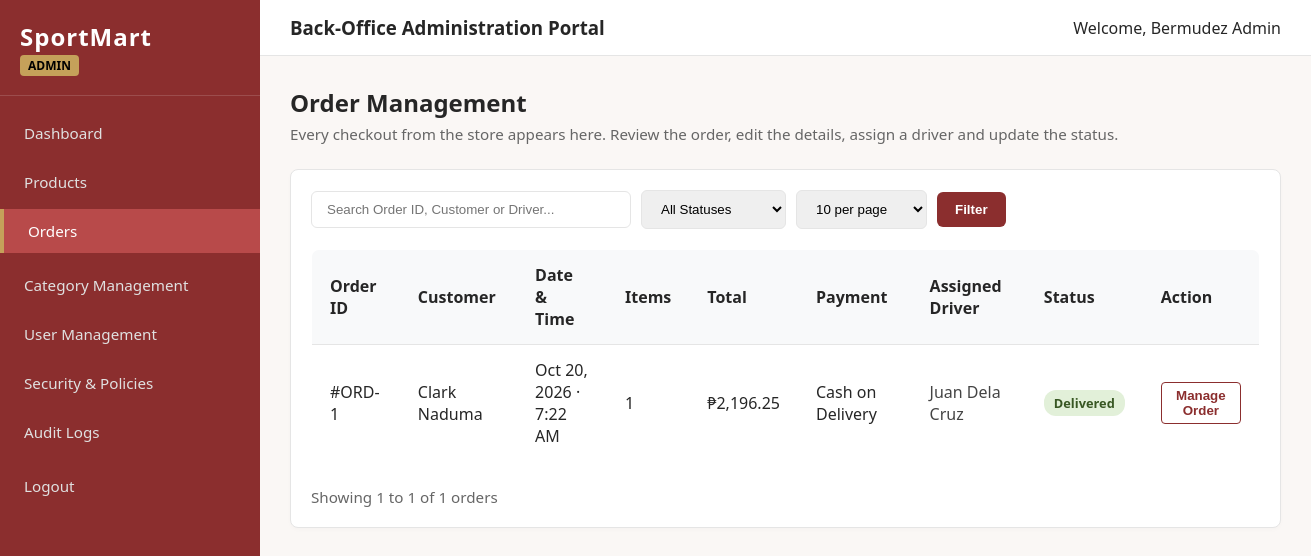
The app's page /admin/orders.php (signed in), older data.
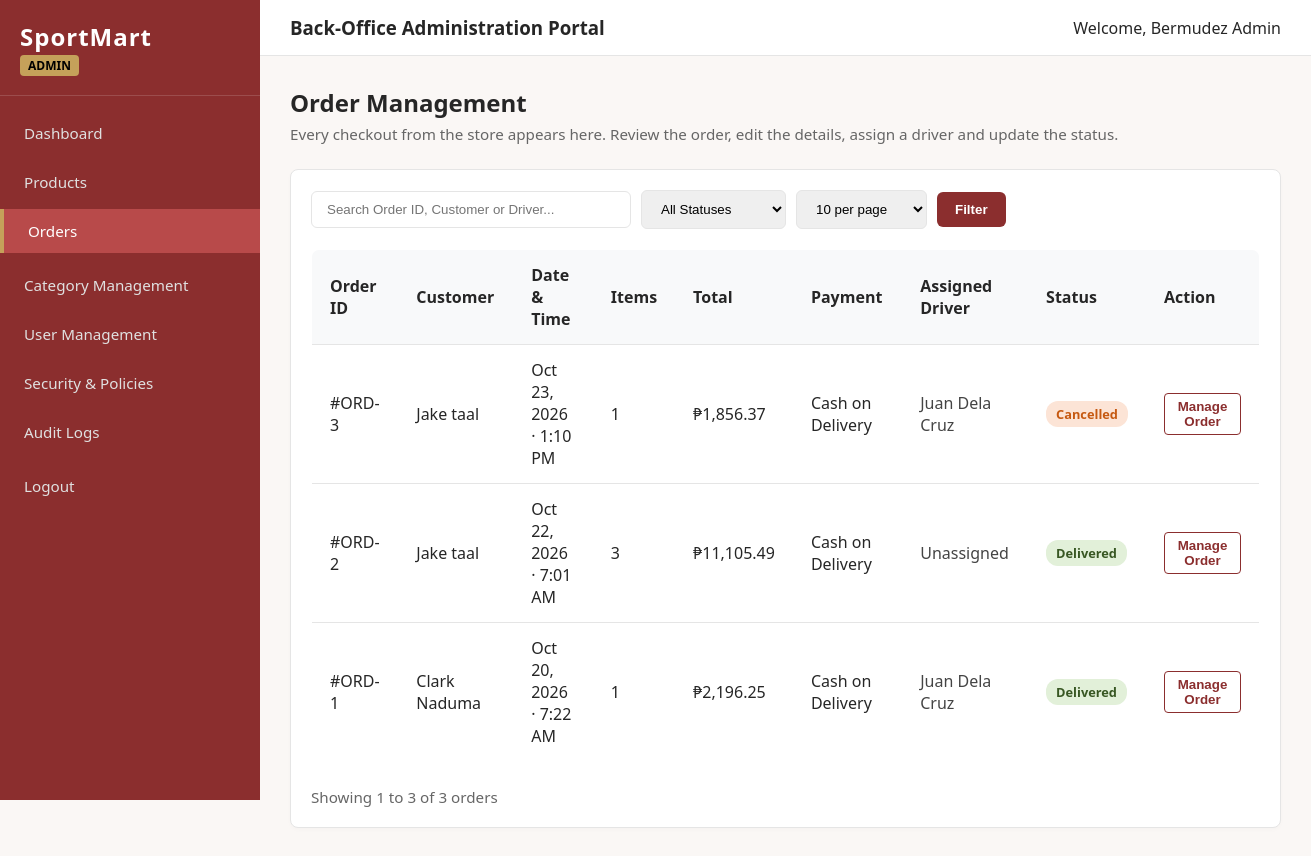
The same page, newer data.
### tables this page shows
CREATE TABLE `orders` (
  `order_id` int(10) UNSIGNED NOT NULL,
  `user_id` int(10) UNSIGNED NOT NULL,
  `driver_id` int(10) UNSIGNED DEFAULT NULL,
  `total_amount` decimal(10,2) NOT NULL,
  `payment_method` enum('COD','GCash','Credit Card','Bank Transfer') NOT NULL,
  `status` enum('Pending','Processing','Shipped','Out for Delivery','Delivered','Cancelled') NOT NULL DEFAULT 'Pending',
  `shipping_address` varchar(255) NOT NULL,
  `contact_number` varchar(30) DEFAULT NULL,
  `order_notes` varchar(255) DEFAULT NULL,
  `created_at` timestamp NOT NULL DEFAULT current_timestamp(),
  `updated_at` timestamp NOT NULL DEFAULT current_timestamp() ON UPDATE current_timestamp()
);

### admin/orders.php (the view, shortened to what this page needs)
<?php
require_once __DIR__ . '/../includes/db.php';
$perPage = isset($_GET['per_page']) && in_array((int) $_GET['per_page'], [10, 25, 50, 100], true) ? (int) $_GET['per_page'] : 10;
$currentPage = isset($_GET['p']) && (int) $_GET['p'] > 0 ? (int) $_GET['p'] : 1;
$search = trim($_GET['search'] ?? '');
$whereClauses = [];
$params = [];
$whereSql = empty($whereClauses) ? '' : ' WHERE ' . implode(' AND ', $whereClauses);
$countStmt = $pdo->prepare(
    "SELECT COUNT(*) FROM orders o
     LEFT JOIN users u ON o.user_id = u.user_id
     LEFT JOIN users d ON o.driver_id = d.user_id" . $whereSql
);
$countStmt->execute($params);
$totalOrders = (int) $countStmt->fetchColumn();
$totalPages = max(1, (int) ceil($totalOrders / $perPage));
$offset = ($currentPage - 1) * $perPage;
$stmt = $pdo->prepare(
    "SELECT o.*,
            COALESCE(u.full_name, 'Guest Customer') AS customer_name,
            u.phone AS customer_phone,
            COALESCE(d.full_name, 'Unassigned') AS driver_name
     FROM orders o
     LEFT JOIN users u ON o.user_id = u.user_id
     LEFT JOIN users d ON o.driver_id = d.user_id
     {$whereSql}
     ORDER BY o.order_id DESC
     LIMIT {$perPage} OFFSET {$offset}"
);
$stmt->execute($params);
$orders = $stmt->fetchAll();
$itemsByOrder = [];
$orderIds = array_map('intval', array_column($orders, 'order_id'));
if (!empty($orderIds)) {
    $inClause = implode(',', array_fill(0, count($orderIds), '?'));
    $itemsStmt = $pdo->prepare(
        "SELECT oi.order_id, oi.quantity, oi.price_at_purchase,
                COALESCE(p.name, 'Unknown Product') AS product_name
         FROM order_items oi
         LEFT JOIN products p ON oi.product_id = p.product_id
         WHERE oi.order_id IN ({$inClause})
         ORDER BY oi.order_item_id ASC"
    );
    $itemsStmt->execute($orderIds);
    foreach ($itemsStmt->fetchAll() as $item) {
        $itemsByOrder[(int) $item['order_id']][] = [
            'name'     => $item['product_name'],
            'quantity' => (int) $item['quantity'],
            'price'    => (float) $item['price_at_purchase'],
        ];
    }
}
$orderData = [];
foreach ($orders as $order) {
    $id = (int) $order['order_id'];
    $items = $itemsByOrder[$id] ?? [];
    $subtotal = 0;
    $qty = 0;
    foreach ($items as $it) {
        $subtotal += $it['price'] * $it['quantity'];
        $qty += $it['quantity'];
    }
    $total = (float) $order['total_amount'];
    $orderData[$id] = [
        'id'        => $id,
        'customer'  => $order['customer_name'],
        'placed'    => date('M j, Y · g:i A', strtotime($order['created_at'])),
        'payment'   => $order['payment_method'] === 'COD' ? 'Cash on Delivery' : $order['payment_method'],
        'status'    => $order['status'],
        'driver_id' => $order['driver_id'] !== null ? (int) $order['driver_id'] : '',
        'address'   => $order['shipping_address'],
        'contact'   => $order['contact_number'] ?? '',
        'phone'     => $order['customer_phone'] ?? '',
        'notes'     => $order['order_notes'] ?? '',
        'items'     => $items,
        'subtotal'  => round($subtotal, 2),
        'shipping'  => max(0, round($total - $subtotal, 2)),
        'total'     => $total,
        'qty'       => $qty,
    ];
}
include __DIR__ . '/includes/admin_header.php';
?>
<div class="page-header">
    <div>
        <h2>Order Management</h2>
        <p class="text-muted-sm">Every checkout from the store appears here. Review the order, edit the details, assign a driver and update the status.</p>
    </div>
</div>
<div class="admin-card">
    <form action="orders.php" method="GET" class="card-header-flex mb-20">
        <div style="display: flex; gap: 10px; flex-wrap: wrap; align-items: center; width: 100%;">
            <input
                type="text"
                name="search"
                class="table-search-lg"
                placeholder="Search Order ID, Customer or Driver..."
                value="<?php echo htmlspecialchars($search); ?>"
            >
            <select name="status" class="table-filter-lg" onchange="this.form.submit()">
                <option value="">All Statuses</option>
            </select>
            <select name="per_page" class="table-filter-lg" onchange="this.form.submit()">
                <?php foreach ([10, 25, 50, 100] as $pp): ?>
                    <option value="<?php echo $pp; ?>" <?php echo $perPage === $pp ? 'selected' : ''; ?>><?php echo $pp; ?> per page</option>
                <?php endforeach; ?>
            </select>
            <button type="submit" class="btn-primary">Filter</button>
        </div>
    </form>
    <table class="admin-table" id="ordersTable">
        <thead>
            <tr>
                <th>Order ID</th>
                <th>Customer</th>
                <th>Date &amp; Time</th>
                <th>Items</th>
                <th>Total</th>
                <th>Payment</th>
                <th>Assigned Driver</th>
                <th>Status</th>
                <th>Action</th>
            </tr>
        </thead>
        <tbody>
            <?php if (!empty($orders)): ?>
                <?php foreach ($orders as $order): ?>
                    <?php $d = $orderData[(int) $order['order_id']]; ?>
                    <tr class="order-row">
                        <td class="order-id">#ORD-<?php echo $d['id']; ?></td>
                        <td class="customer-name"><?php echo htmlspecialchars($d['customer']); ?></td>
                        <td><?php echo htmlspecialchars($d['placed']); ?></td>
                        <td><?php echo (int) $d['qty']; ?></td>
                        <td>₱<?php echo number_format($d['total'], 2); ?></td>
                        <td><?php echo htmlspecialchars($d['payment']); ?></td>
                        <td class="driver-name-text"><?php echo htmlspecialchars($order['driver_name']); ?></td>
                        <td class="order-status">
                            <span class="badge badge-<?php echo strtolower(str_replace(' ', '-', $order['status'])); ?>">
                                <?php echo htmlspecialchars($order['status']); ?>
                            </span>
                        </td>
                        <td>
                            <button
                                type="button"
                                class="btn-action"
                                data-order-id="<?php echo $d['id']; ?>"
                                onclick="smOpenOrder(this.dataset.orderId)"
                            >
                                Manage Order
                            </button>
                        </td>
                    </tr>
                <?php endforeach; ?>
            <?php else: ?>
                <tr>
                    <td colspan="9" class="table-empty-notice">No orders found matching criteria.</td>
                </tr>
            <?php endif; ?>
        </tbody>
    </table>
    <?php if ($totalPages > 1 || $totalOrders > 0): ?>
        <div style="display: flex; justify-content: space-between; align-items: center; margin-top: 20px; flex-wrap: wrap; gap: 10px;">
            <span class="text-muted-sm">Showing <?php echo $totalOrders > 0 ? $offset + 1 : 0; ?> to <?php echo min($offset + $perPage, $totalOrders); ?> of <?php echo $totalOrders; ?> orders</span>
        </div>
    <?php endif; ?>
</div>
<?php echo '</main></div></div></body></html>'; ?>

### admin/includes/admin_header.php (shortened to what this page needs)
<?php
$userName = $_SESSION['user_name'] ?? 'Developer';
?>
<!DOCTYPE html>
<html lang="en">
<head>
    <link rel="stylesheet" href="../assets/css/admin.css">
</head>
<body>
<div class="admin-container">
    <?php include __DIR__ . '/admin_sidebar.php'; ?>
    <div class="admin-main">
        <header class="admin-header">
            <div class="header-title">
                <h3>Back-Office Administration Portal</h3>
            </div>
            <div class="user-info">
                <span>Welcome, <?php echo htmlspecialchars($userName); ?></span>
            </div>
        </header>
        <main class="content-wrapper">

### admin/includes/admin_sidebar.php (shortened to what this page needs)
<?php
$currentPage = basename($_SERVER['PHP_SELF']);
$userRole = $_SESSION['user_role'] ?? 'Developer';
?>
<aside class="admin-sidebar">
    <div class="sidebar-brand">
        <h2>SportMart</h2>
        <span><?php echo strtoupper(htmlspecialchars($userRole)); ?></span>
    </div>
    <ul class="sidebar-menu">
        <li>
            <a href="index.php" class="<?php echo ($currentPage == 'index.php') ? 'active' : ''; ?>">
                Dashboard
            </a>
        </li>
        <li>
            <a href="products.php" class="<?php echo ($currentPage == 'products.php') ? 'active' : ''; ?>">
                Products
            </a>
        </li>
        <li>
            <a href="orders.php" class="<?php echo ($currentPage == 'orders.php') ? 'active' : ''; ?>">
                Orders
            </a>
        </li>
        <?php if (in_array($userRole, ['Admin', 'Developer'])): ?>
            <li>
                <a href="categories.php" class="<?php echo ($currentPage == 'categories.php') ? 'active' : ''; ?>">
                    Category Management
                </a>
            </li>
            <li>
                <a href="users.php" class="<?php echo ($currentPage == 'users.php') ? 'active' : ''; ?>">
                    User Management
                </a>
            </li>
            <li>
                <a href="security-settings.php" class="<?php echo ($currentPage == 'security-settings.php') ? 'active' : ''; ?>">
                    Security & Policies
                </a>
            </li>
            <li>
                <a href="audit-logs.php" class="<?php echo ($currentPage == 'audit-logs.php') ? 'active' : ''; ?>">
                    Audit Logs
                </a>
            </li>
        <?php endif; ?>
        <li>
            <a href="../pages/logout.php">
                Logout
            </a>
        </li>
    </ul>
</aside>

### assets/css/admin.css (style rules this page uses)
:root { --primary-dark-red: #8B2E2E; --secondary-red: #B84A4A; --accent-gold: #C5A15A; --bg-warm-white: #FAF7F5; --bg-card: #FFFFFF; --text-dark: #262626; --border-color: #E5E5E5; --sidebar-width: 260px; }
* { box-sizing: border-box; margin: 0; padding: 0; }
.admin-container { display: flex; min-height: 100vh; font-family: 'Segoe UI', Tahoma, Geneva, Verdana, sans-serif; background-color: var(--bg-warm-white); color: var(--text-dark); }
.admin-main { margin-left: var(--sidebar-width); flex: 1; display: flex; flex-direction: column; }
.content-wrapper { padding: 30px; }
.admin-sidebar { width: var(--sidebar-width); background-color: var(--primary-dark-red); color: #FFFFFF; display: flex; flex-direction: column; padding: 20px 0; position: fixed; height: 100vh; overflow-y: auto; z-index: 100; }
.sidebar-brand { padding: 0 20px 20px 20px; border-bottom: 1px solid rgba(255, 255, 255, 0.15); margin-bottom: 15px; }
.sidebar-brand h2 { font-size: 1.5rem; letter-spacing: 1px; }
.sidebar-brand span { font-size: 0.75rem; background-color: var(--accent-gold); color: #000; padding: 2px 8px; border-radius: 4px; font-weight: bold; }
.sidebar-menu { list-style: none; display: flex; flex-direction: column; gap: 5px; }
.sidebar-menu a { display: flex; align-items: center; padding: 12px 20px; color: #E0E0E0; text-decoration: none; font-size: 0.95rem; font-weight: 500; transition: all 0.25s ease-in-out; border-left: 4px solid transparent; }
.sidebar-menu a:hover, .sidebar-menu a.active { background-color: var(--secondary-red); color: #FFFFFF; padding-left: 24px; border-left-color: var(--accent-gold); }
.admin-header { background-color: var(--bg-card); padding: 15px 30px; border-bottom: 1px solid var(--border-color); display: flex; justify-content: space-between; align-items: center; }
.page-header { display: flex; justify-content: space-between; align-items: center; margin-bottom: 25px; }
.admin-card { background-color: var(--bg-card); padding: 20px; border-radius: 8px; border: 1px solid var(--border-color); box-shadow: 0 2px 4px rgba(0, 0, 0, 0.02); }
.admin-table { width: 100%; border-collapse: collapse; background-color: var(--bg-card); border-radius: 8px; overflow: hidden; border: 1px solid var(--border-color); }
.admin-table th, .admin-table td { padding: 14px 18px; text-align: left; border-bottom: 1px solid var(--border-color); }
.admin-table th { background-color: #F8F9FA; font-weight: 600; }
.badge { padding: 4px 10px; border-radius: 12px; font-size: 0.8rem; font-weight: bold; display: inline-block; }
.btn-primary { background-color: var(--primary-dark-red); color: #fff; padding: 10px 18px; text-decoration: none; border-radius: 6px; font-weight: 600; border: none; cursor: pointer; }
.btn-action { background-color: transparent; color: var(--primary-dark-red); border: 1px solid var(--primary-dark-red); padding: 5px 12px; border-radius: 4px; cursor: pointer; font-weight: 600; }
.badge-delivered { background-color: #E2F0D9; color: #385723; }
.badge-cancelled { background-color: #FCE4D6; color: #C65911; }
.text-muted-sm { color: #666; font-size: 0.95rem; margin-top: 5px; }
.card-header-flex { display: flex; justify-content: space-between; align-items: center; margin-bottom: 15px; }
.mb-20 { margin-bottom: 20px; }
.table-search-lg { padding: 10px 15px; border: 1px solid var(--border-color); border-radius: 6px; width: 320px; }
.table-filter-lg { padding: 10px 15px; border: 1px solid var(--border-color); border-radius: 6px; }
.driver-name-text { font-weight: 500; color: #444; }

Row changes from the older to the newer data that the page shows:
added orders: order_id "3", customer "Jake taal", order_id "Oct 23, 2026 · 1:10 PM", order_id "1", order_id+total_amount "1,856.37", order_id "Cash on Delivery", driver_name "Juan Dela Cruz", status "Cancelled"
added orders: order_id "2", customer "Jake taal", order_id "Oct 22, 2026 · 7:01 AM", order_id "3", order_id+total_amount "11,105.49", order_id "Cash on Delivery", driver_name "Unassigned", status "Delivered"
Text that changed along with them:
min($offset + $perPage, $totalOrders): "1" → "3"
$totalOrders: "1" → "3"
